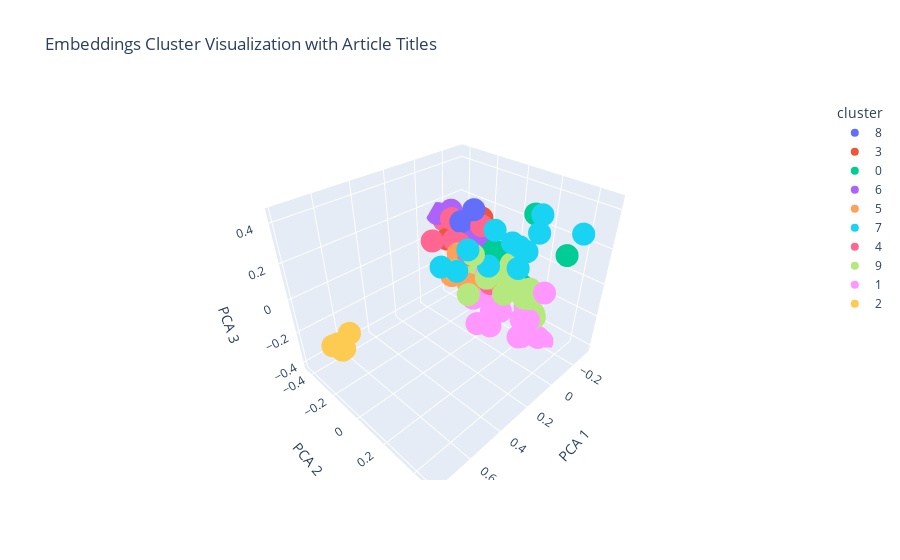

Source (notebook cell):
### Code cell
cluster_labels = pd_all_info.topic.values

# Reduce dimensions with PCA for visualization (2D)
pca = PCA(n_components=3)
reduced_embeddings = pca.fit_transform(embedding_matrix)
article_titles = pd_all_info["article_title"].values

# PCA
pca = PCA(n_components=3)
reduced_embeddings = pca.fit_transform(embedding_matrix)

# DataFrame
df_plot = pd.DataFrame({
    "x": reduced_embeddings[:, 0],
    "y": reduced_embeddings[:, 1],
    "z": reduced_embeddings[:, 2],
    "cluster": cluster_labels.astype(str),
    "title": article_titles
})

# Interactive plot
fig = px.scatter_3d(
    df_plot,
    x="x",
    y="y",
    z="z",
    color="cluster",
    hover_data=["title"],
    title="Embeddings Cluster Visualization with Article Titles",
    labels={"x": "PCA 1", "y": "PCA 2", "z" : "PCA 3" },
)

fig.show()

### Figure 1 — Plotly figure (JSON) as saved in the notebook; plotly's stock layout.template omitted (floating-point values rounded to 4 significant figures)
{"data": [{"customdata": [["Tesla's geofence innovation for robotaxis"], ["Tesla faces trial for fatal Autopilot accident"], ["BYD introduces phone-car connectivity feature"]], "hovertemplate": "cluster=8<br>PCA 1=%{x}<br>PCA 2=%{y}<br>PCA 3=%{z}<br>title=%{customdata[0]}<extra></extra>", "legendgroup": "8", "marker": {"color": "#636efa", "symbol": "circle"}, "mode": "markers", "name": "8", "scene": "scene", "showlegend": true, "type": "scatter3d", "x": [-0.0814, -0.07535, -0.03106], "y": [-0.2063, -0.1126, -0.1616], "z": [0.1807, 0.2828, 0.07046]}, {"customdata": [["OpenAI Economist preps children for a world with AI"], ["OpenAI's ChatGPT head discusses qualities wanted in applicants"], ["University professor changes evaluation methods due to AI copying"]], "hovertemplate": "cluster=3<br>PCA 1=%{x}<br>PCA 2=%{y}<br>PCA 3=%{z}<br>title=%{customdata[0]}<extra></extra>", "legendgroup": "3", "marker": {"color": "#EF553B", "symbol": "circle"}, "mode": "markers", "name": "3", "scene": "scene", "showlegend": true, "type": "scatter3d", "x": [-0.2777, -0.1015, -0.2225], "y": [-0.2679, -0.3312, -0.1841], "z": [-0.0778, 0.01996, 0.1605]}, {"customdata": [["Detecting scams in SMS and WhatsApp messages"], ["La presión de los 'boomers' obliga al Gobierno a buscar fórmulas para retrasar el pago en pensiones"], ["Ley antifraude y Verifactu: solo un 10% de empresas y autónomos en España está preparado"], ["El fraude laboral online que afecta a miles de personas en todo el mundo: alerta de ESET sobre 'task scam'"], ["The Future of Financial Advice"]], "hovertemplate": "cluster=0<br>PCA 1=%{x}<br>PCA 2=%{y}<br>PCA 3=%{z}<br>title=%{customdata[0]}<extra></extra>", "legendgroup": "0", "marker": {"color": "#00cc96", "symbol": "circle"}, "mode": "markers", "name": "0", "scene": "scene", "showlegend": true, "type": "scatter3d", "x": [-0.1191, -0.1161, -0.1405, -0.06296, -0.1477], "y": [0.05176, 0.4179, 0.2116, 0.03799, 0.1707], "z": [0.08683, 0.223, 0.3475, 0.1126, -0.07369]}, {"customdata": [["Sam Altman and OpenAI develop innovative browser"], ["Nvidia to resume chip sales to China"], ["OpenAI and Microsoft competition in AI development"], ["Google's engineer salaries amidst AI expansion"], ["AI predicted to redefine banking by 2030"], ["CEOs implement AI in various aspects of daily life"], ["A pesar de que más del 90% de los bancos ya utiliza IA generativa, la mitad no ve beneficios significativos"], ["Maribel Solanas (MAPFRE): “Para evitar los riesgos de la IA hay que tener un control efectivo de los datos”"], ["El consejero delegado de Nvidia ya es más rico que Warren Buffett gracias al tirón de la IA"], ["La confianza y la colaboración entre humanos y la IA definirá la próxima era de IA basada en agentes"], ["ChatGPT's New Update Can Create PowerPoint Presentations and Excel Spreadsheets for You"], ["La piel que siente: un avance tecnológico acerca a los robots a nuestra sensibilidad humana"], ["El gran estallido invisible: millones de robots humanoides están por tomar el control del mundo laboral"], ["Teaching for Tomorrow: Unlocking Six Weeks a Year With AI"], ["Denmark taps Microsoft to build world’s most powerful quantum computer"], ["WeTransfer atraviesa una crisis de marca por ser ambiguo en sus condiciones de uso"], ["This is how people in 2025 are getting their news"]], "hovertemplate": "cluster=6<br>PCA 1=%{x}<br>PCA 2=%{y}<br>PCA 3=%{z}<br>title=%{customdata[0]}<extra></extra>", "legendgroup": "6", "marker": {"color": "#ab63fa", "symbol": "circle"}, "mode": "markers", "name": "6", "scene": "scene", "showlegend": true, "type": "scatter3d", "x": [-0.1244, -0.1747, -0.2978, -0.1767, -0.3051, -0.2995, -0.3007, -0.3037, -0.1545, -0.3086, -0.2076, -0.1519, -0.2414, -0.3188, -0.07752, -0.1478, -0.1852], "y": [-0.4343, -0.2179, -0.3154, -0.2251, -0.2559, -0.3801, -0.2721, -0.2877, -0.2044, -0.254, -0.4067, -0.2303, -0.2321, -0.2706, -0.04541, -0.1751, 0.0002143], "z": [0.1353, 0.00146, 0.1164, 0.1016, 0.05888, -0.02094, 0.03469, 0.09104, -0.04125, -0.02523, 0.1371, 0.1565, -0.07903, 0.0863, 0.08502, 0.1404, -0.1152]}, {"customdata": [["Steve Jobs' controversial character highlighted"], ["Got a Startup Idea? Here's What It Really Takes to Make It Work"], ["How CEOs Hone and Harness Their Intuition"], ["Is the C-Suite Right for You?"]], "hovertemplate": "cluster=5<br>PCA 1=%{x}<br>PCA 2=%{y}<br>PCA 3=%{z}<br>title=%{customdata[0]}<extra></extra>", "legendgroup": "5", "marker": {"color": "#FFA15A", "symbol": "circle"}, "mode": "markers", "name": "5", "scene": "scene", "showlegend": true, "type": "scatter3d", "x": [0.03079, 0.04677, 0.0256, -0.08252], "y": [-0.1625, -0.02353, -0.1208, 0.08245], "z": [-0.08651, -0.06806, 0.06632, -0.06873]}, {"customdata": [["La opa de BBVA al Sabadell sigue adelante a la espera de la decisión final de los accionistas este verano"], ["Cataluña y País Vasco evitan asumir el déficit de sus pensiones"], ["Audax Renovables lanza dos emisiones de bonos verdes por 33,9 millones"], ["Los concursos de publicidad de la administración pública van a peor"], ["Jordi Sánchez (Bayer):“La apuesta por España es muy firme; las inversiones en salud y agricultura continuarán”"], ["Francisco Rionda (aea): 'Los brand manager nos cansamos antes de nuestras propias comunicaciones que el consumidor'"], ["“Sé lo que hicisteis el último verano” toma una playa española"], ["Aumentan los concursos publicitarios, pero empeoran las condiciones"], ["Los concursos públicos de publicidad se disparan… y se endurecen"], ["Disney+ lanza la campaña ‘The Bear x Atlético de Madrid’ para promocionar la nueva temporada de la serie ‘The Bear’"], ["La nueva campaña de ‘La Chingona’ de KFC, ‘Vuelve La Chingona de KFC con Doritos’, recrea un western clásico en miniatura"], ["Gallo estrena un spot de televisión centrado en su gama Pasta Fina dentro de su plataforma de marca ‘Aquí estamos hechos de esta pasta’"]], "hovertemplate": "cluster=7<br>PCA 1=%{x}<br>PCA 2=%{y}<br>PCA 3=%{z}<br>title=%{customdata[0]}<extra></extra>", "legendgroup": "7", "marker": {"color": "#19d3f3", "symbol": "circle"}, "mode": "markers", "name": "7", "scene": "scene", "showlegend": true, "type": "scatter3d", "x": [0.004125, -0.09413, 0.03937, 0.1386, 0.03838, 0.1285, 0.04892, 0.1528, 0.1493, 0.2847, 0.3123, 0.2304], "y": [0.3423, 0.4889, 0.2264, 0.3405, 0.2663, 0.195, 0.1047, 0.3849, 0.431, 0.1208, 0.05034, 0.1339], "z": [0.4384, 0.3666, 0.2732, 0.2346, 0.2694, 0.3579, 0.1014, 0.3411, 0.4413, 0.1872, 0.1893, 0.2778]}, {"customdata": [["Amazon's AI project \"Starfish\" aims to gather comprehensive product information"], ["WhatsApp's AI calling feature stirs consumer panic"], ["AI reshapes Hollywood and animations"], ["Upgrade Your LinkedIn Profile With AI-Generated Headshots for Less Than $20"], ["Can Gen AI and Copyright Coexist?"], ["La IA irrumpe en Cannes Lions 2025: Amazon, Apple y Mars lideran el debate creativo"], ["Meta appears to be testing Threads sign-up with Facebook accounts"], ["This skintight suit will make space exploration easier"], ["Transforming Industry: The Global Lighthouse Network"]], "hovertemplate": "cluster=4<br>PCA 1=%{x}<br>PCA 2=%{y}<br>PCA 3=%{z}<br>title=%{customdata[0]}<extra></extra>", "legendgroup": "4", "marker": {"color": "#FF6692", "symbol": "circle"}, "mode": "markers", "name": "4", "scene": "scene", "showlegend": true, "type": "scatter3d", "x": [-0.1281, -0.1349, -0.1473, -0.02606, -0.04674, -0.01267, 0.01884, -0.00165, -0.1991], "y": [-0.3231, -0.1069, -0.4022, -0.2025, 0.04559, -0.3593, -0.05267, -0.1422, -0.1437], "z": [0.1413, 0.1728, 0.09754, 0.09561, -0.07532, 0.03181, 0.08506, 0.1067, -0.1685]}, {"customdata": [["Xtium’s CFO on team-building and tech’s competitive energy"], ["I've Helped 124,393 Entrepreneurs With Their Advertising — Here Are My Top 3 Secrets Proven to Generate Results"], ["58% of Gen Z workers say their job is a ‘situationship’"], ["Del cumplimiento a la convicción: por qué las empresas deben liderar el reporting de sostenibilidad más allá de la regulación"], ["We Have More Productivity Tools Than Ever — So Why Are We Getting Less Done?"], ["Cuando la ética se convierte en acción"], ["Cuidar del talento no es una tendencia, es una responsabilidad. Y hacerlo bien, empieza por lo cotidiano"], ["Achieve DEI Goals Without DEI Programs"], ["The State of Higher Education 2025"], ["State of the Global Workplace: 2025 Report"], ["Global Engagement Falls for the Second Time Since 2009"], ["Isdin lanza un tatuaje temporal que enseña a los niños la importancia de la protección solar"], ["Así responde nuestro cerebro cuando vemos espectáculos en directo"], ["Concienciados y sostenibles… ¿solo en teoría? Así elige alojamiento la generación Z"], ["Por qué prioriza LinkedIn las publicaciones de hace semanas"], ["Promoting Health and Well-Being: Employer Strategies for Encouraging Healthy Weight and Metabolic Wellness"], ["Why our methane-detecting satellite showed it's time for climate action to aim sky-high"]], "hovertemplate": "cluster=9<br>PCA 1=%{x}<br>PCA 2=%{y}<br>PCA 3=%{z}<br>title=%{customdata[0]}<extra></extra>", "legendgroup": "9", "marker": {"color": "#B6E880", "symbol": "circle"}, "mode": "markers", "name": "9", "scene": "scene", "showlegend": true, "type": "scatter3d", "x": [-0.04232, 0.2092, -0.1105, -0.1146, -0.1716, -0.1009, 0.005627, -0.09869, -0.1056, -0.1725, -0.1676, 0.1696, 0.1049, 0.08303, -0.0304, -0.1239, 0.007247], "y": [0.1032, 0.0435, 0.1517, 0.2469, -0.03885, 0.09326, 0.2062, 0.1166, 0.2202, 0.2494, 0.2607, 0.1123, 0.02921, 0.2338, -0.04695, 0.2485, 0.06182], "z": [0.01559, 0.1196, -0.04986, -0.04512, -0.08603, -0.09113, 0.1398, -0.04924, -0.1079, -0.2286, -0.2477, 0.2178, -0.07739, 0.01759, 0.001047, -0.1086, -0.008707]}, {"customdata": [["World Happiness Report"], ["Global Leadership Report: What Followers Want"], ["Ethereum toma la delantera: el ciclo cripto entra en su fase más inesperada"], ["Global Risks Report 2025"], ["La fortaleza del euro frente al dólar y los factores que intervienen en el tipo de cambio"], ["The 5 greatest risks facing the world in 2025"], ["5 shifts in a new era for entrepreneurs: Reflections from 'Summer Davos' 2025"], ["The Future Of Manufacturing | Ep 1: The Fourth Industrial Revolution"], ["Heads of state and political leaders gathered at ‘Summer Davos’. Here’s what they had to say"], ["How sport can change lives: the real life story of the Homeless World Cup"], ["Tariffs return to centre stage amid broader global shifts, and other key economic news to know"], ["Day 1 at ‘Summer Davos’ 2025: AI, trade and the global economy in focus"], ["How can we navigate change to build a stronger, fairer global economy"], ["The Global Cooperation Barometer 2024"], ["Global Cybersecurity Outlook 2024"], ["Top 10 Emerging Technologies of 2025"]], "hovertemplate": "cluster=1<br>PCA 1=%{x}<br>PCA 2=%{y}<br>PCA 3=%{z}<br>title=%{customdata[0]}<extra></extra>", "legendgroup": "1", "marker": {"color": "#FF97FF", "symbol": "circle"}, "mode": "markers", "name": "1", "scene": "scene", "showlegend": true, "type": "scatter3d", "x": [-0.06968, -0.04098, -0.04528, -0.1943, -0.1296, -0.2019, -0.08728, -0.1048, -0.01743, 0.1628, -0.1244, -0.1723, -0.1333, -0.2112, -0.2664, -0.1354], "y": [0.2591, 0.2576, 0.01903, 0.2835, 0.3232, 0.2556, -0.1066, 0.08063, 0.08362, 0.1457, 0.2541, -0.03516, 0.2021, 0.3027, 0.1303, -0.02835], "z": [-0.3235, -0.3093, -0.02342, -0.3919, -0.03771, -0.3982, -0.2707, -0.2701, -0.3229, -0.1657, -0.2462, -0.3727, -0.2758, -0.4186, -0.303, -0.2287]}, {"customdata": [["NB SCORE 2024: SCOPEN analiza el nuevo negocio en agencias creativas y de medios"], ["Publicis Groupe saca pecho en el último trimestre y revisa al alza sus previsiones de crecimiento"], ["Las nuevas Pepsi no solo se saborean, también se lucen en las calles en la colección cápsula con ScrapWorld"], ["Alberto Knapp es nombrado como nuevo presidente de WPP en España"], ["Netflix fía su futuro a la IA y a la publicidad, cuyos ingresos prevé duplicar en 2025"], ["La «crème de la crème» de las marcas en Europa: estas son las firmas más fuertes y valiosas"], ["Apple presenta su nueva obra audiovisual mexicana"], ["Helios pone la tilde el kétchup más español"], ["Domino’s Pizza lanza TRIBUTE, el primer documental sobre la historia del gaming en España"]], "hovertemplate": "cluster=2<br>PCA 1=%{x}<br>PCA 2=%{y}<br>PCA 3=%{z}<br>title=%{customdata[0]}<extra></extra>", "legendgroup": "2", "marker": {"color": "#FECB52", "symbol": "circle"}, "mode": "markers", "name": "2", "scene": "scene", "showlegend": true, "type": "scatter3d", "x": [0.7342, 0.7577, 0.7468, 0.7527, 0.772, 0.7645, 0.7804, 0.7673, 0.7308], "y": [-0.1665, -0.1669, -0.155, -0.1543, -0.1477, -0.1532, -0.1744, -0.09595, -0.09737], "z": [-0.1355, -0.1202, -0.1585, -0.1474, -0.1156, -0.1264, -0.123, -0.09858, -0.03199]}], "layout": {"legend": {"title": {"text": "cluster"}, "tracegroupgap": 0}, "scene": {"domain": {"x": [0, 1], "y": [0, 1]}, "xaxis": {"title": {"text": "PCA 1"}}, "yaxis": {"title": {"text": "PCA 2"}}, "zaxis": {"title": {"text": "PCA 3"}}}, "title": {"text": "Embeddings Cluster Visualization with Article Titles"}}}
